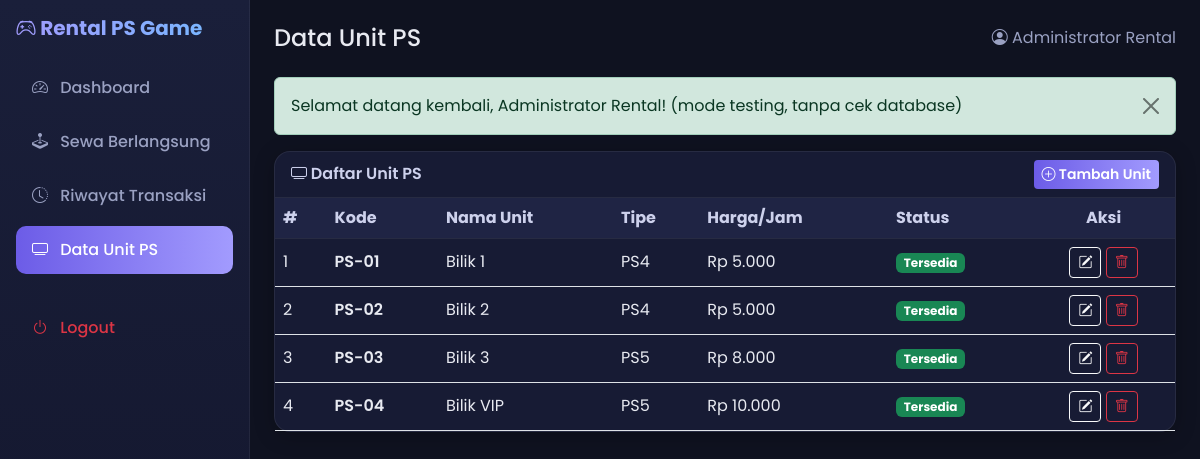
/unit.php (signed in), run on the app's committed database.
### tables this page shows
CREATE TABLE IF NOT EXISTS unit_ps (
    id INT AUTO_INCREMENT PRIMARY KEY,
    kode_unit VARCHAR(10) NOT NULL UNIQUE,
    nama_unit VARCHAR(50) NOT NULL,
    tipe_konsol ENUM('PS3', 'PS4', 'PS5') NOT NULL DEFAULT 'PS4',
    harga_per_jam DECIMAL(10,2) NOT NULL,
    status ENUM('Tersedia', 'Disewa', 'Maintenance') NOT NULL DEFAULT 'Tersedia',
    created_at TIMESTAMP DEFAULT CURRENT_TIMESTAMP,
    updated_at TIMESTAMP DEFAULT CURRENT_TIMESTAMP ON UPDATE CURRENT_TIMESTAMP
);

### unit.php (the view, shortened to what this page needs)
<?php
require_once __DIR__ . '/functions.php';
$pdo = getConnection();
$daftarUnit = $pdo->query('SELECT * FROM unit_ps ORDER BY kode_unit ASC')->fetchAll();
$csrfToken  = generateCsrfToken();
require_once __DIR__ . '/header.php';
?>
<div class="card card-glass">
    <div class="card-header d-flex justify-content-between align-items-center">
        <span><i class="bi bi-tv"></i> Daftar Unit PS</span>
        <button class="btn btn-primary-gaming btn-sm" data-bs-toggle="modal" data-bs-target="#modalUnit" onclick="bukaModalTambah()">
            <i class="bi bi-plus-circle"></i> Tambah Unit
        </button>
    </div>
    <div class="card-body p-0">
        <div class="table-responsive">
            <table class="table table-hover mb-0 align-middle">
                <thead class="table-light">
                    <tr>
                        <th>#</th>
                        <th>Kode</th>
                        <th>Nama Unit</th>
                        <th>Tipe</th>
                        <th>Harga/Jam</th>
                        <th>Status</th>
                        <th class="text-center">Aksi</th>
                    </tr>
                </thead>
                <tbody>
                    <?php if (empty($daftarUnit)): ?>
                        <tr><td colspan="7" class="text-center text-muted-light py-4">Belum ada data unit PS.</td></tr>
                    <?php else: ?>
                        <?php foreach ($daftarUnit as $i => $u): ?>
                            <tr>
                                <td><?= $i + 1 ?></td>
                                <td class="fw-semibold"><?= clean($u['kode_unit']) ?></td>
                                <td><?= clean($u['nama_unit']) ?></td>
                                <td><?= clean($u['tipe_konsol']) ?></td>
                                <td><?= formatRupiah($u['harga_per_jam']) ?></td>
                                <td><span class="badge bg-<?= badgeStatusUnit($u['status']) ?>"><?= clean($u['status']) ?></span></td>
                                <td class="text-center">
                                    <button class="btn btn-sm btn-outline-light"
                                        data-bs-toggle="modal" data-bs-target="#modalUnit"
                                        onclick='bukaModalEdit(<?= json_encode($u, JSON_HEX_APOS | JSON_HEX_QUOT) ?>)'>
                                        <i class="bi bi-pencil-square"></i>
                                    </button>
                                    <a class="btn btn-sm btn-outline-danger"
                                       href="unit.php?aksi=hapus&id=<?= (int) $u['id'] ?>&csrf_token=<?= clean($csrfToken) ?>"
                                       onclick="return confirm('Yakin ingin menghapus unit <?= clean($u['nama_unit']) ?>?')">
                                        <i class="bi bi-trash"></i>
                                    </a>
                                </td>
                            </tr>
                        <?php endforeach; ?>
                    <?php endif; ?>
                </tbody>
            </table>
        </div>
    </div>
</div>
<?php require_once __DIR__ . '/footer.php'; ?>

### header.php (style rules this page uses)
body { background: #0f1220; font-family: 'Poppins', sans-serif; color: #e8eaf1; }
.card-stat, .card-glass { border: 1px solid rgba(255,255,255,0.07); border-radius: 16px; background: #171b34; box-shadow: 0 4px 20px rgba(0,0,0,0.25); color: #e8eaf1; }
.card-glass .card-header { background: transparent; border-bottom: 1px solid rgba(255,255,255,0.07); color: #cdd1ec; font-weight: 600; }
.table { color: #e8eaf1; }
.table > :not(caption) > * > * { background-color: transparent; color: #e8eaf1; }
.table-light, thead.table-light th { background-color: #1f2444 !important; color: #cdd1ec !important; border-color: rgba(255,255,255,0.07); }
.btn-primary-gaming { background: linear-gradient(90deg, #6C5CE7, #a29bfe); border: none; color: #fff; font-weight: 600; }

### data on the page
unit_ps: kode_unit "PS-01", nama_unit "Bilik 1", tipe_konsol "PS4", harga_per_jam "Rp 5.000", status "Tersedia"
unit_ps: kode_unit "PS-02", nama_unit "Bilik 2", tipe_konsol "PS4", harga_per_jam "Rp 5.000", status "Tersedia"
unit_ps: kode_unit "PS-03", nama_unit "Bilik 3", tipe_konsol "PS5", harga_per_jam "Rp 8.000", status "Tersedia"
unit_ps: kode_unit "PS-04", nama_unit "Bilik VIP", tipe_konsol "PS5", harga_per_jam "Rp 10.000", status "Tersedia"

### other printed values
$pageTitle "Data Unit PS"
$_SESSION['nama_lengkap'] "Administrator Rental"
$message "Selamat datang kembali, Administrator Rental! (mode testing, tanpa cek database)"
